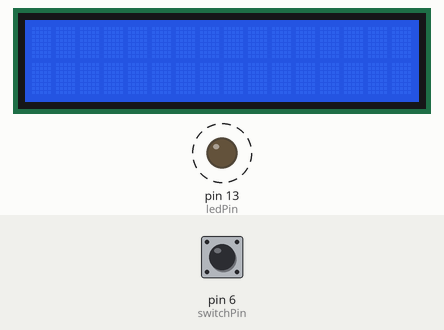
The sketch below on a simulated Arduino Uno, built with avr-gcc and run on an emulated ATmega328P. On the bench: 16×2 character LCD, output pins drawn as LEDs (lit = HIGH). Dashed ring = blinking. Inputs (shaded band) come from the test bench; at power-on: pin 6 (switchPin) HIGH.

Above: at 1.2 s.
1.3 s: pin 6 (switchPin) pulled LOW for 0.15 s
At 1.9 s:
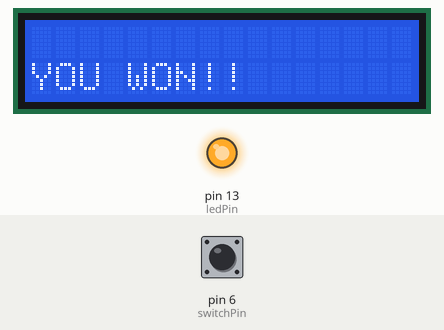
2.9 s: pin 6 (switchPin) pulled LOW for 1 s
5.4 s: pin 6 (switchPin) pulled LOW for 0.15 s
At 6.4 s:
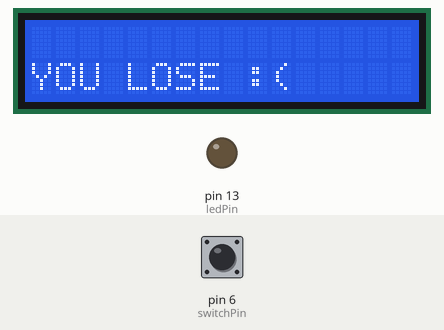
7.0 s: pin 6 (switchPin) pulled LOW for 3.2 s
Timing chart, 0 to 12.7 s (numbered marks = the images above; inputs shaded):
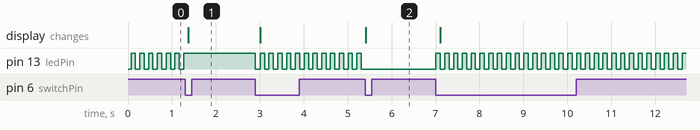

The sketch:

LED_BLINK_GAME.ino
```cpp
#include <LiquidCrystal.h>

const int ledPin = 13;             // Pin connected to the LED
const int switchPin = 6;           // Pin connected to the push switch

// LCD Pin Definitions
const int lcdRsPin = 12;
const int lcdEnablePin = 11;
const int lcdD4Pin = 5;
const int lcdD5Pin = 4;
const int lcdD6Pin = 3;
const int lcdD7Pin = 2;

LiquidCrystal lcd(lcdRsPin, lcdEnablePin, lcdD4Pin, lcdD5Pin, lcdD6Pin, lcdD7Pin);

int ledState = LOW;
int lastSwitchState = LOW;
boolean gameInProgress = false;
boolean gameEnded = false;
boolean gamePaused = false;

void setup() {
  pinMode(ledPin, OUTPUT);
  pinMode(switchPin, INPUT_PULLUP);
  lcd.begin(16, 2);  // Initialize the LCD with 16 columns and 2 rows
  lcd.clear();
  lcd.print("Press to Start!");
}

void loop() {
  int switchState = digitalRead(switchPin);

  if (switchState == LOW && lastSwitchState == HIGH && gameInProgress) {
    gamePaused = !gamePaused;
  }

  if (!gameInProgress) {
    gameInProgress = true;
    gameEnded = false;
    gamePaused = false;
    lcd.clear();
    //lcd.print("Game started!");
  }

  if (!gamePaused) {
    ledState = !ledState;
    digitalWrite(ledPin, ledState);
    delay(100);  // Adjust the delay to control the LED blink speed
  }

  if (gamePaused && !gameEnded) {
    lcd.setCursor(0, 1);

    if (ledState == HIGH) {
      lcd.print("YOU WON!!");
    } else {
      lcd.print("YOU LOSE :( ");
    }
  }

  if (switchState == LOW && lastSwitchState == HIGH && gameInProgress && !gamePaused) {
    gameInProgress = false;
    lcd.setCursor(0, 1);

    if (ledState == HIGH) {
      lcd.print("You WIN!           ");
    } else {
      lcd.print("You LOSE!          ");
    }

    lcd.setCursor(0, 0);
    lcd.print("Press to Play Again");
  }

  lastSwitchState = switchState;
}
```

Measured:
- after the input at 1.3 s, pin 13 (ledPin): stops changing and stays HIGH; the display: changes after 0.07 s (image 1)
- after the input at 2.9 s, pin 13 (ledPin): alternates HIGH for 0.10 s and LOW for 0.10 s, starting at once
- after the input at 5.4 s, pin 13 (ledPin): stops changing and stays LOW; the display: changes at once (image 2)
- after the input at 7.0 s, pin 13 (ledPin): alternates HIGH for 0.10 s and LOW for 0.10 s, starting at once
- by itself, pin 13 (ledPin): alternates HIGH for 0.10 s and LOW for 0.10 s
